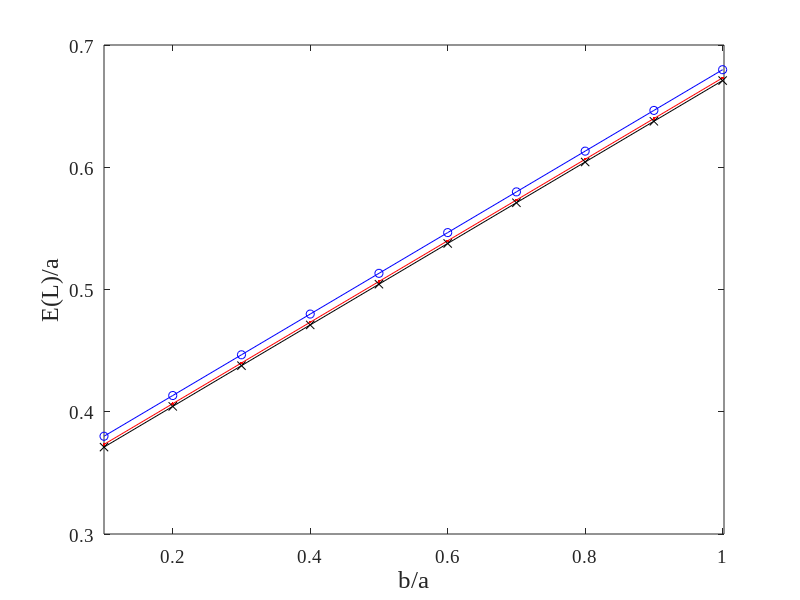

Write the MATLAB code that produced this figure. (Note: this script raises an error after producing the figure.)

    fs = 16;
    fn = 'Times New Roman';

%    j=1;
%    for i = 0.1:0.1:1
%        x(j) = i;
%        y(j) = 1/3 + i/3;
%        j = j+1;
%    end
%    plot(x,y,'-k');
% Four Curve for CitySec x1(1,:) to y1(4,:)
    k=1;    
   for Na = 50:50:150
    j=1;
    for i = 0.1:0.1:1
        x1(k,j) = i;
        Ns = i* Na;
        y1(k,j) = (1/3)*((Na+1)/Na) + (i/3)*((Ns+1)/Ns);
        j = j+1;        
    end
    k=k+1;
   end

   y1(1,:)
   y1(2,:)
   y1(3,:)
%   y1(4,:)

   
  
   
    plot(x1(1,:),y1(1,:),'-bo');
    hold all; 
    axis([0.1, 1.002, 0.3, 0.7002]);
       
 %  plot(x1(2,:),y1(2,:),'-gd');
   plot(x1(2,:),y1(2,:),'-r.');
   plot(x1(3,:),y1(3,:),'-kx');
%   plot(x1(4,:),y1(4,:),'--ms');
   
   %---------------------------------------       
     fs = 14;
    fn = 'Times New Roman';
    set(gca,'FontSize',fs,'FontName',fn);    
    
    fs = 18;
    ylabel('E(L)/a','FontSize',17,'FontName',fn);
    xlabel({'b/a'},'FontSize',fs,'FontName',fn);
   
    fs = 14;
     h = legend('Na = 50','Na = 100','Na = 150', 0);
    set(h,'FontSize',fs,'FontName',fn,'Location','Best');
          
        